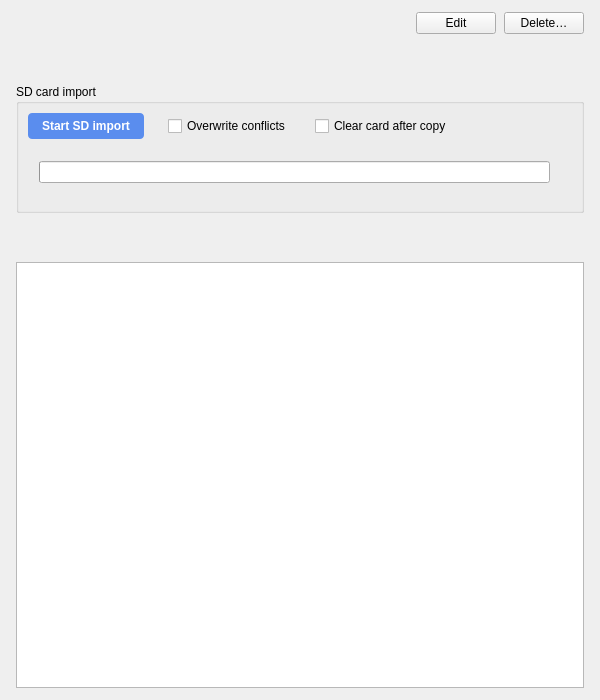
<?xml version="1.0" encoding="UTF-8"?>
<ui version="4.0">
 <class>CampaignDetailWidget</class>
 <widget class="QWidget" name="CampaignDetailWidget">
  <property name="geometry">
   <rect>
    <x>0</x>
    <y>0</y>
    <width>600</width>
    <height>700</height>
   </rect>
  </property>
  <layout class="QVBoxLayout" name="root_layout">
   <property name="leftMargin">
    <number>0</number>
   </property>
   <property name="topMargin">
    <number>0</number>
   </property>
   <property name="rightMargin">
    <number>0</number>
   </property>
   <property name="bottomMargin">
    <number>0</number>
   </property>
   <item>
    <widget class="QStackedWidget" name="stack">
     <property name="currentIndex">
      <number>2</number>
     </property>
     <widget class="QWidget" name="empty_page">
      <layout class="QVBoxLayout" name="empty_layout">
       <item>
        <spacer name="empty_top_spacer">
         <property name="orientation">
          <enum>Qt::Orientation::Vertical</enum>
         </property>
         <property name="sizeHint" stdset="0">
          <size>
           <width>20</width>
           <height>40</height>
          </size>
         </property>
        </spacer>
       </item>
       <item>
        <widget class="QLabel" name="empty_label">
         <property name="styleSheet">
          <string>color: gray;</string>
         </property>
         <property name="text">
          <string>Select a campaign…</string>
         </property>
         <property name="alignment">
          <set>Qt::AlignmentFlag::AlignCenter</set>
         </property>
        </widget>
       </item>
       <item>
        <spacer name="empty_bottom_spacer">
         <property name="orientation">
          <enum>Qt::Orientation::Vertical</enum>
         </property>
         <property name="sizeHint" stdset="0">
          <size>
           <width>20</width>
           <height>40</height>
          </size>
         </property>
        </spacer>
       </item>
      </layout>
     </widget>
     <widget class="QWidget" name="confirm_page">
      <layout class="QVBoxLayout" name="confirm_layout">
       <property name="leftMargin">
        <number>16</number>
       </property>
       <property name="topMargin">
        <number>16</number>
       </property>
       <property name="rightMargin">
        <number>16</number>
       </property>
       <property name="bottomMargin">
        <number>16</number>
       </property>
       <item>
        <widget class="QLabel" name="confirm_label">
         <property name="text">
          <string/>
         </property>
         <property name="alignment">
          <set>Qt::AlignmentFlag::AlignLeading|Qt::AlignmentFlag::AlignLeft|Qt::AlignmentFlag::AlignTop</set>
         </property>
         <property name="wordWrap">
          <bool>true</bool>
         </property>
        </widget>
       </item>
       <item>
        <spacer name="confirm_spacer">
         <property name="orientation">
          <enum>Qt::Orientation::Vertical</enum>
         </property>
         <property name="sizeHint" stdset="0">
          <size>
           <width>20</width>
           <height>40</height>
          </size>
         </property>
        </spacer>
       </item>
       <item>
        <layout class="QHBoxLayout" name="confirm_buttons_row">
         <item>
          <spacer name="confirm_btn_spacer">
           <property name="orientation">
            <enum>Qt::Orientation::Horizontal</enum>
           </property>
           <property name="sizeHint" stdset="0">
            <size>
             <width>40</width>
             <height>20</height>
            </size>
           </property>
          </spacer>
         </item>
         <item>
          <widget class="QPushButton" name="confirm_cancel_button">
           <property name="text">
            <string>Cancel</string>
           </property>
          </widget>
         </item>
         <item>
          <widget class="QPushButton" name="delete_button">
           <property name="styleSheet">
            <string>QPushButton { color: #c62828; font-weight: 600; }</string>
           </property>
           <property name="text">
            <string>Delete</string>
           </property>
          </widget>
         </item>
        </layout>
       </item>
      </layout>
     </widget>
     <widget class="QWidget" name="view_page">
      <layout class="QVBoxLayout" name="view_layout">
       <property name="spacing">
        <number>8</number>
       </property>
       <property name="leftMargin">
        <number>16</number>
       </property>
       <property name="topMargin">
        <number>12</number>
       </property>
       <property name="rightMargin">
        <number>16</number>
       </property>
       <property name="bottomMargin">
        <number>12</number>
       </property>
       <item>
        <layout class="QHBoxLayout" name="view_header_row">
         <item>
          <widget class="QLabel" name="view_name_label">
           <property name="sizePolicy">
            <sizepolicy hsizetype="Expanding" vsizetype="Preferred">
             <horstretch>1</horstretch>
             <verstretch>0</verstretch>
            </sizepolicy>
           </property>
           <property name="font">
            <font>
             <pointsize>14</pointsize>
             <bold>true</bold>
            </font>
           </property>
           <property name="text">
            <string/>
           </property>
          </widget>
         </item>
         <item>
          <widget class="QPushButton" name="view_edit_button">
           <property name="text">
            <string>Edit</string>
           </property>
          </widget>
         </item>
         <item>
          <widget class="QPushButton" name="view_delete_button">
           <property name="text">
            <string>Delete…</string>
           </property>
          </widget>
         </item>
        </layout>
       </item>
       <item>
        <widget class="QLabel" name="view_filter_label">
         <property name="text">
          <string/>
         </property>
         <property name="wordWrap">
          <bool>true</bool>
         </property>
        </widget>
       </item>
       <item>
        <spacer name="verticalSpacer_2">
         <property name="orientation">
          <enum>Qt::Orientation::Vertical</enum>
         </property>
         <property name="sizeType">
          <enum>QSizePolicy::Policy::Minimum</enum>
         </property>
         <property name="sizeHint" stdset="0">
          <size>
           <width>20</width>
           <height>20</height>
          </size>
         </property>
        </spacer>
       </item>
       <item>
        <widget class="QGroupBox" name="import_group">
         <property name="title">
          <string>SD card import</string>
         </property>
         <layout class="QVBoxLayout" name="import_layout">
          <property name="spacing">
           <number>4</number>
          </property>
          <item>
           <layout class="QHBoxLayout" name="import_controls_row">
            <item>
             <widget class="QPushButton" name="watch_button">
              <property name="styleSheet">
               <string notr="true">QPushButton {
  background-color: #5a8dee;
  color: white;
  border: none;
  border-radius: 4px;
  padding: 6px 14px;
  font-weight: 600;
}
QPushButton:hover { background-color: #4a7dd0; }
QPushButton:pressed { background-color: #3d6cb8; }
QPushButton:checked { background-color: #e53935; }
QPushButton:checked:hover { background-color: #d32f2f; }
QPushButton:checked:pressed { background-color: #c62828; }
QPushButton:disabled { background-color: #c0c0c0; color: #f5f5f5; }</string>
              </property>
              <property name="text">
               <string>Start SD import</string>
              </property>
              <property name="checkable">
               <bool>true</bool>
              </property>
             </widget>
            </item>
            <item>
             <spacer name="horizontalSpacer">
              <property name="orientation">
               <enum>Qt::Orientation::Horizontal</enum>
              </property>
              <property name="sizeType">
               <enum>QSizePolicy::Policy::Minimum</enum>
              </property>
              <property name="sizeHint" stdset="0">
               <size>
                <width>20</width>
                <height>20</height>
               </size>
              </property>
             </spacer>
            </item>
            <item>
             <widget class="QCheckBox" name="overwrite_check">
              <property name="text">
               <string>Overwrite conflicts</string>
              </property>
             </widget>
            </item>
            <item>
             <spacer name="horizontalSpacer_2">
              <property name="orientation">
               <enum>Qt::Orientation::Horizontal</enum>
              </property>
              <property name="sizeType">
               <enum>QSizePolicy::Policy::Minimum</enum>
              </property>
              <property name="sizeHint" stdset="0">
               <size>
                <width>20</width>
                <height>20</height>
               </size>
              </property>
             </spacer>
            </item>
            <item>
             <widget class="QCheckBox" name="clear_check">
              <property name="text">
               <string>Clear card after copy</string>
              </property>
             </widget>
            </item>
            <item>
             <spacer name="import_controls_spacer">
              <property name="orientation">
               <enum>Qt::Orientation::Horizontal</enum>
              </property>
              <property name="sizeHint" stdset="0">
               <size>
                <width>40</width>
                <height>20</height>
               </size>
              </property>
             </spacer>
            </item>
           </layout>
          </item>
          <item>
           <widget class="QLabel" name="import_hint_label">
            <property name="text">
             <string/>
            </property>
            <property name="wordWrap">
             <bool>true</bool>
            </property>
           </widget>
          </item>
          <item>
           <layout class="QHBoxLayout" name="copying_layout">
            <property name="leftMargin">
             <number>0</number>
            </property>
            <property name="topMargin">
             <number>0</number>
            </property>
            <property name="rightMargin">
             <number>0</number>
            </property>
            <property name="bottomMargin">
             <number>0</number>
            </property>
            <item>
             <widget class="QLabel" name="card_name_label">
              <property name="text">
               <string/>
              </property>
             </widget>
            </item>
            <item>
             <widget class="QProgressBar" name="progress_bar">
              <property name="sizePolicy">
               <sizepolicy hsizetype="Expanding" vsizetype="Preferred">
                <horstretch>1</horstretch>
                <verstretch>0</verstretch>
               </sizepolicy>
              </property>
             </widget>
            </item>
            <item>
             <widget class="QLabel" name="files_label">
              <property name="text">
               <string/>
              </property>
             </widget>
            </item>
            <item>
             <widget class="QLabel" name="eta_label">
              <property name="text">
               <string/>
              </property>
             </widget>
            </item>
           </layout>
          </item>
          <item>
           <widget class="QLabel" name="queue_label">
            <property name="text">
             <string/>
            </property>
            <property name="wordWrap">
             <bool>true</bool>
            </property>
           </widget>
          </item>
         </layout>
        </widget>
       </item>
       <item>
        <spacer name="verticalSpacer">
         <property name="orientation">
          <enum>Qt::Orientation::Vertical</enum>
         </property>
         <property name="sizeType">
          <enum>QSizePolicy::Policy::Minimum</enum>
         </property>
         <property name="sizeHint" stdset="0">
          <size>
           <width>20</width>
           <height>20</height>
          </size>
         </property>
        </spacer>
       </item>
       <item>
        <widget class="QLabel" name="inventory_label">
         <property name="text">
          <string/>
         </property>
         <property name="styleSheet">
          <string>color: #555; font-size: 11px;</string>
         </property>
         <property name="wordWrap">
          <bool>true</bool>
         </property>
        </widget>
       </item>
       <item>
        <widget class="QTreeView" name="inventory_tree">
         <property name="sizePolicy">
          <sizepolicy hsizetype="Preferred" vsizetype="Expanding">
           <horstretch>0</horstretch>
           <verstretch>1</verstretch>
          </sizepolicy>
         </property>
         <property name="alternatingRowColors">
          <bool>true</bool>
         </property>
         <property name="rootIsDecorated">
          <bool>true</bool>
         </property>
         <property name="uniformRowHeights">
          <bool>true</bool>
         </property>
        </widget>
       </item>
       <item>
        <spacer name="view_bottom_spacer">
         <property name="orientation">
          <enum>Qt::Orientation::Vertical</enum>
         </property>
         <property name="sizeHint" stdset="0">
          <size>
           <width>0</width>
           <height>0</height>
          </size>
         </property>
        </spacer>
       </item>
      </layout>
     </widget>
     <widget class="QWidget" name="form_page">
      <layout class="QVBoxLayout" name="form_layout">
       <property name="spacing">
        <number>8</number>
       </property>
       <property name="leftMargin">
        <number>16</number>
       </property>
       <property name="topMargin">
        <number>12</number>
       </property>
       <property name="rightMargin">
        <number>16</number>
       </property>
       <property name="bottomMargin">
        <number>12</number>
       </property>
       <item>
        <layout class="QHBoxLayout" name="name_row">
         <item>
          <widget class="QLabel" name="name_label">
           <property name="text">
            <string>Name</string>
           </property>
          </widget>
         </item>
         <item>
          <widget class="QLineEdit" name="name_edit">
           <property name="placeholderText">
            <string>Campaign name</string>
           </property>
          </widget>
         </item>
        </layout>
       </item>
       <item>
        <layout class="QHBoxLayout" name="mode_row">
         <item>
          <widget class="QLabel" name="mode_label">
           <property name="text">
            <string>Filter</string>
           </property>
          </widget>
         </item>
         <item>
          <widget class="QRadioButton" name="mode_location_radio">
           <property name="text">
            <string>By location</string>
           </property>
           <property name="checked">
            <bool>true</bool>
           </property>
          </widget>
         </item>
         <item>
          <widget class="QRadioButton" name="mode_list_radio">
           <property name="text">
            <string>Species list</string>
           </property>
          </widget>
         </item>
         <item>
          <spacer name="mode_spacer">
           <property name="orientation">
            <enum>Qt::Orientation::Horizontal</enum>
           </property>
           <property name="sizeHint" stdset="0">
            <size>
             <width>40</width>
             <height>20</height>
            </size>
           </property>
          </spacer>
         </item>
        </layout>
       </item>
       <item>
        <widget class="QGroupBox" name="location_group">
         <property name="sizePolicy">
          <sizepolicy hsizetype="Preferred" vsizetype="Expanding">
           <horstretch>0</horstretch>
           <verstretch>1</verstretch>
          </sizepolicy>
         </property>
         <property name="title">
          <string>Location</string>
         </property>
         <layout class="QVBoxLayout" name="location_layout">
          <property name="spacing">
           <number>6</number>
          </property>
          <item>
           <widget class="QWidget" name="map_container" native="true">
            <property name="sizePolicy">
             <sizepolicy hsizetype="Preferred" vsizetype="Expanding">
              <horstretch>0</horstretch>
              <verstretch>1</verstretch>
             </sizepolicy>
            </property>
           </widget>
          </item>
          <item>
           <layout class="QHBoxLayout" name="coords_row">
            <item>
             <widget class="QLabel" name="lat_label">
              <property name="text">
               <string>Lat</string>
              </property>
             </widget>
            </item>
            <item>
             <widget class="QDoubleSpinBox" name="lat_spin">
              <property name="toolTip">
               <string>Latitude (-90 to 90)</string>
              </property>
             </widget>
            </item>
            <item>
             <widget class="QLabel" name="lon_label">
              <property name="text">
               <string>Lon</string>
              </property>
             </widget>
            </item>
            <item>
             <widget class="QDoubleSpinBox" name="lon_spin">
              <property name="toolTip">
               <string>Longitude (-180 to 180)</string>
              </property>
             </widget>
            </item>
            <item>
             <spacer name="coords_spacer">
              <property name="orientation">
               <enum>Qt::Orientation::Horizontal</enum>
              </property>
              <property name="sizeHint" stdset="0">
               <size>
                <width>40</width>
                <height>20</height>
               </size>
              </property>
             </spacer>
            </item>
           </layout>
          </item>
         </layout>
        </widget>
       </item>
       <item>
        <widget class="QGroupBox" name="species_group">
         <property name="sizePolicy">
          <sizepolicy hsizetype="Preferred" vsizetype="Expanding">
           <horstretch>0</horstretch>
           <verstretch>1</verstretch>
          </sizepolicy>
         </property>
         <property name="title">
          <string>Species list</string>
         </property>
         <layout class="QVBoxLayout" name="species_layout">
          <item>
           <layout class="QHBoxLayout" name="import_row">
            <item>
             <widget class="QPushButton" name="species_import_button">
              <property name="text">
               <string>Import .txt…</string>
              </property>
             </widget>
            </item>
            <item>
             <widget class="QLabel" name="species_label">
              <property name="styleSheet">
               <string>color: gray;</string>
              </property>
              <property name="text">
               <string/>
              </property>
             </widget>
            </item>
            <item>
             <spacer name="import_spacer">
              <property name="orientation">
               <enum>Qt::Orientation::Horizontal</enum>
              </property>
              <property name="sizeHint" stdset="0">
               <size>
                <width>40</width>
                <height>20</height>
               </size>
              </property>
             </spacer>
            </item>
           </layout>
          </item>
          <item>
           <widget class="QPlainTextEdit" name="species_text">
            <property name="placeholderText">
             <string>One species name per line (or drag and drop a .txt file)</string>
            </property>
           </widget>
          </item>
         </layout>
        </widget>
       </item>
       <item>
        <layout class="QHBoxLayout" name="footer_row">
         <item>
          <spacer name="footer_spacer">
           <property name="orientation">
            <enum>Qt::Orientation::Horizontal</enum>
           </property>
           <property name="sizeHint" stdset="0">
            <size>
             <width>40</width>
             <height>20</height>
            </size>
           </property>
          </spacer>
         </item>
         <item>
          <widget class="QPushButton" name="cancel_button">
           <property name="text">
            <string>Cancel</string>
           </property>
          </widget>
         </item>
         <item>
          <widget class="QPushButton" name="save_button">
           <property name="enabled">
            <bool>false</bool>
           </property>
           <property name="text">
            <string>Save</string>
           </property>
           <property name="default">
            <bool>true</bool>
           </property>
          </widget>
         </item>
        </layout>
       </item>
      </layout>
     </widget>
    </widget>
   </item>
  </layout>
 </widget>
 <resources/>
 <connections/>
</ui>
